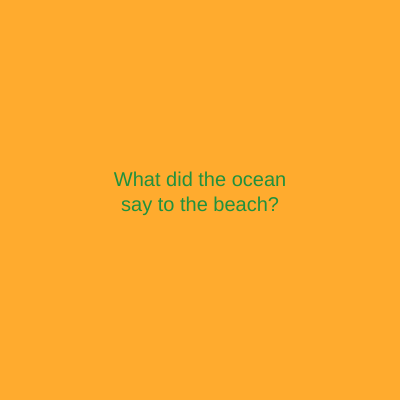
Frame 1 (no input)
Frame 60 (no input): identical to frame 1, image omitted
Frame 120 (the mouse pressed at the canvas centre since frame 60): identical to frame 1, image omitted

The p5.js sketch that drew this single still picture (run headless with seeded random() and noise() and a simulated clock; from frame 60 on, the mouse is pressed at the canvas centre):

// p5.js sketch
// ── sketch.js
let state = 0;

function setup() {
  createCanvas(400, 400);
  textAlign(CENTER);
  ellipseMode(CENTER);
  rectMode(CENTER);
}

function draw() {
  background(220);

  switch (state) {
    case 0:
      background(255, 171, 46);

      textSize(20);
      fill(32, 145, 62);
      text("What did the ocean say to the beach?", 200, 270, 200, 200);
      break;

    case 1:
      background(189, 255, 46);

      textSize(20);
      fill(104, 35, 161);
      text("Nothing, it just waved.", 200, 270, 200, 200);
      break;

  }
}

function mouseReleased() {
  state++;
  if (state > 1) {
    state = 0;
  }
}
